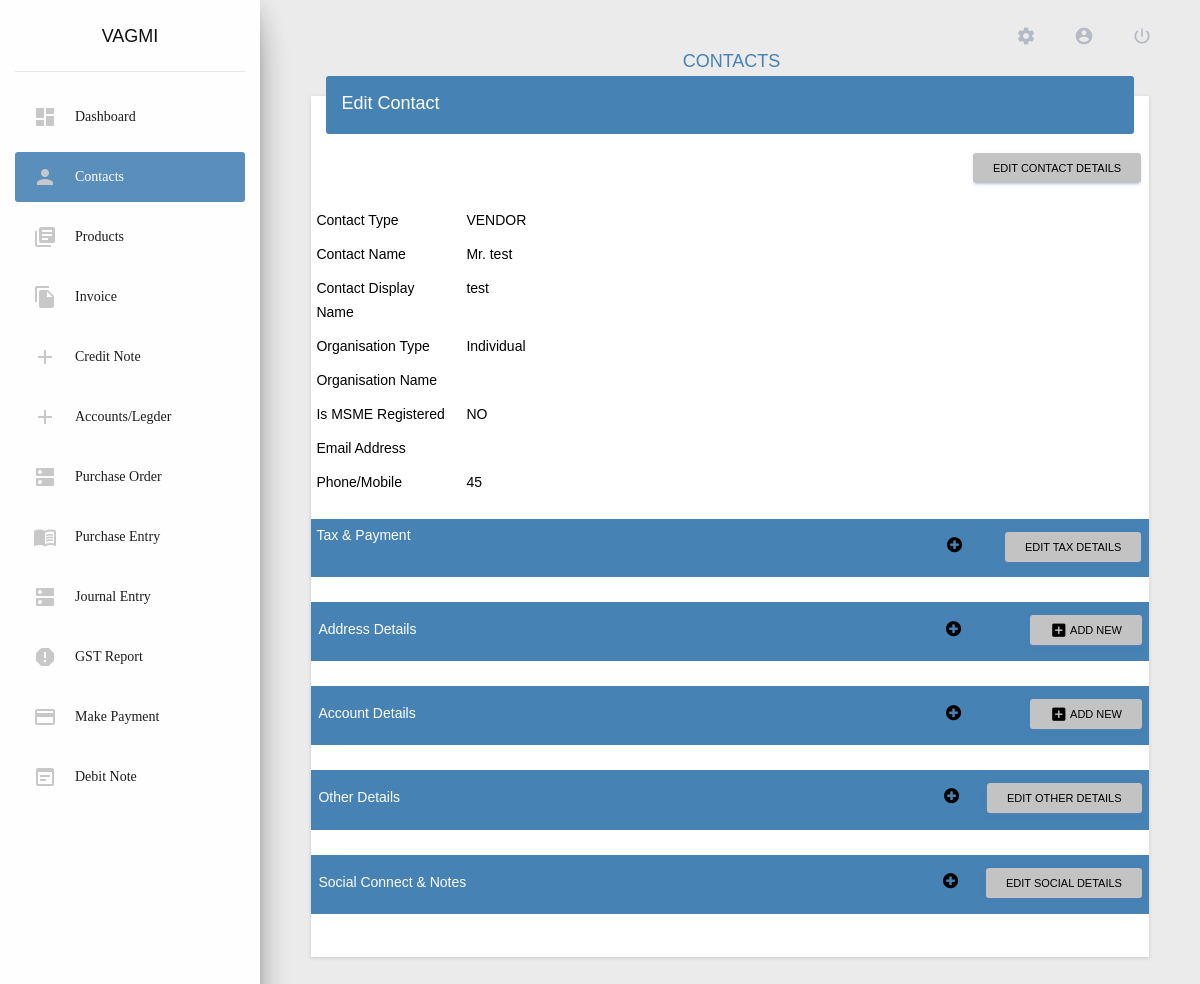
/contacts/edit/1/ (signed in), run on an earlier commit of the app's database.
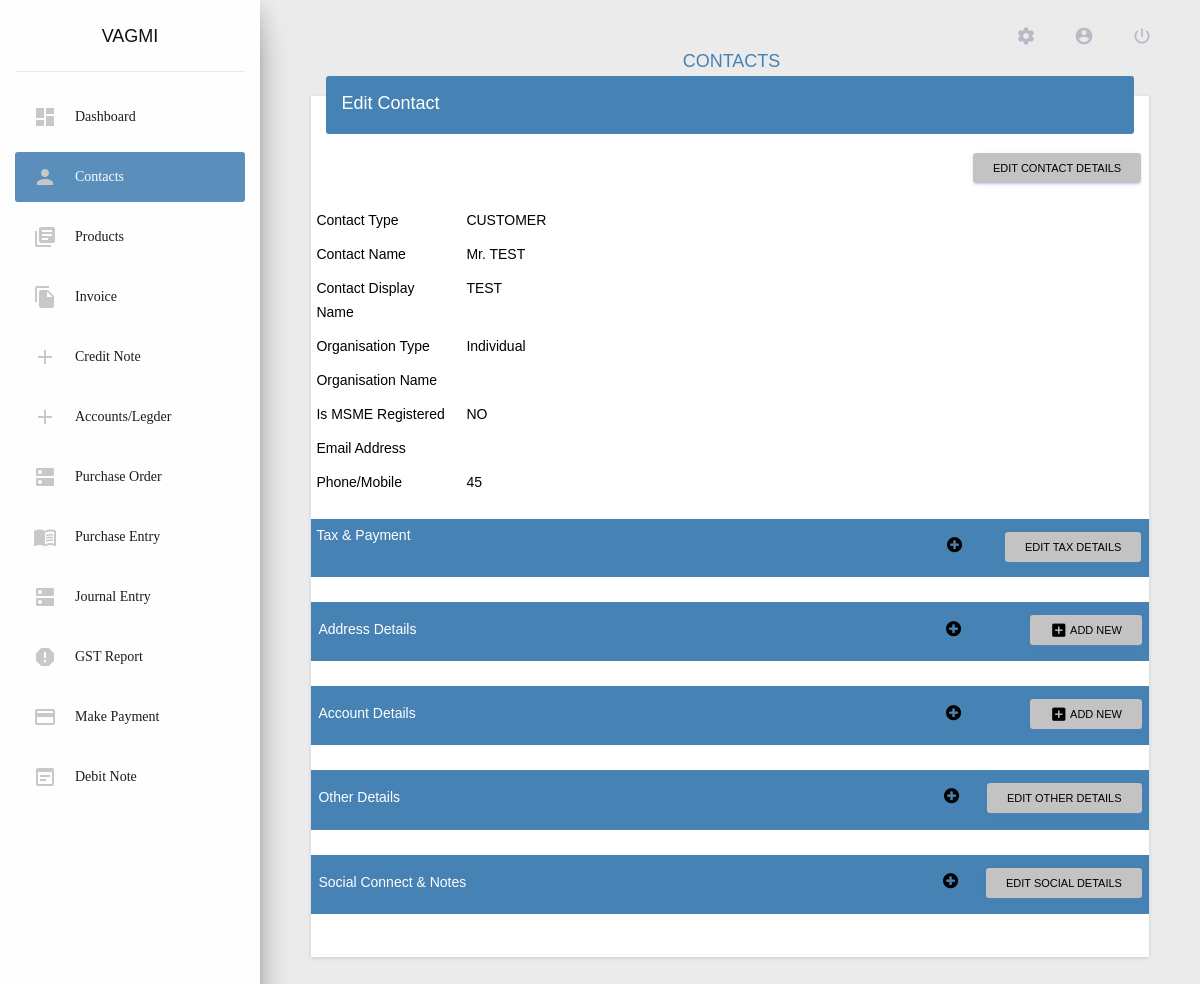
And on a later commit of the database.
### app/models/contacts_model.py (models this page shows, shortened)
class Contacts(models.Model):
    user = models.ForeignKey(User, on_delete = models.CASCADE, db_index = True, null = True,)
    app_id = models.CharField(
        max_length = 30,
        db_index = True,
        blank = True,
        null = True,
    )
    is_imported_user = models.BooleanField(
        default = False,
        db_index = True,
        choices = user_constants.IS_TRUE,
        blank = True,
    )
    imported_user = models.ForeignKey(
        User,
        related_name = 'imported_user',
        db_index = True,
        blank = True,
        null = True,
        on_delete = models.SET_NULL,
    )
    customer_type = models.IntegerField(
        db_index = True,
        choices = user_constants.CUSTOMER_TYPE,
        default = 1,
        null = True,
        blank = True,
    )
    contact_delete_status = models.IntegerField(
        db_index = True,
        default = 0,
        null = False,
        blank = False,
    )
    is_sub_customer = models.IntegerField(
        choices = user_constants.IS_SUB_CUSTOMER,
        default = 1,
        db_index = True,
        null = True,
        blank = True,
    )
    salutation = models.IntegerField(
        db_index = True,
        default = 0,
        choices = user_constants.SALUTATIONS,
    )
    contact_name = models.CharField(
        max_length = 250,
        blank = False,
        null = False,
        db_index = True,
    )
    display_name = models.CharField(
        max_length = 250,
        blank = True,
        null = True,
        db_index = True,
    )
    organization_type = models.IntegerField(
        db_index = True,
        choices = user_constants.ORGANIZATION_TYPE,
        default = 1,
    )
    organization_name = models.CharField(
        max_length = 250,
        db_index = False,
        blank = True,
        null = True,
    )
    is_msme_reg = models.BooleanField(
        db_index = True,
        choices = user_constants.IS_TRUE,
        default = False,
    )
    email = models.EmailField(
        blank = True,
        null = True,
        db_index = True,
    )
    phone_country_code = models.IntegerField(
        db_index = True,
        blank = False,
        choices = user_constants.PHONE_COUNTRY_CODE,
        default = 45,
        null = True,
    )
    phone = models.CharField(
        max_length = 250,
        db_index = True,
        blank = True,
        null = True,
    )
    website = models.CharField(
        max_length = 250,
        db_index = True,
        blank = True,
        null = True,
    )
    facebook = models.CharField(
        blank = True,
        null = True,
        max_length = 250,
    )
    twitter = models.CharField(
        blank = True,
        null = True,
        max_length = 250,
    )
    is_active = models.BooleanField(
        db_index = True,
        choices =  user_constants.IS_TRUE,
        default = True,
    )
    notes = models.TextField(
        blank = True,
        null = True,
    )
    attachements = models.FileField(
        upload_to = attachments_rename,
        db_index = True,
        blank = True,
        null = True,
    )
    created_on = models.DateTimeField(
        auto_now = True,
        db_index = True,
    )
    updated_on = models.DateTimeField(
        auto_now = False,
        db_index = True,
        null = True,
    )
    class Meta:
        verbose_name_plural = 'contacts_tbl'

### app/views/contacts.py (the view)
# urls.py: path('contacts/edit/<int:ins>/', never_cache(login_required(contacts.edit_contact)), name = 'edit-contact'),
def edit_contact(request, ins = None):
        data = defaultdict()
        template_name = 'app/app_files/contacts/edit_contact.html'
        data["included_template"] = 'app/app_files/contacts/edit_contact.html'
        data["css_files"] = []
        data["js_files"] = ['custom_files/js/contacts.js']
        data["active_link"] = 'Contacts'
        data["breadcrumb_title"] = 'CONTACTS'
        data['type'] = 'edit'
        if request.session.has_key('contact_search'):
            del request.session['contact_search']
        elif request.session.has_key('contact_filter_type'):
            del request.session['contact_filter_type']
        elif request.session.has_key('contact_filter_active'):
            del request.session['contact_filter_active']
        elif request.session.has_key('contact_filter_org_type'):
            del request.session['contact_filter_org_type']
        if ins is not None:
            contact = None
            tax_form = None
            accounts = None
            try:
                contact = Contacts.objects.get(pk = int(ins))
            except:
                return redirect('/unauthorized/', permanent=False)
            data["contact_details"] = contact
            data["contact_form"] = ContactsForm(instance = contact)
            data["social_form"] = ContactsExtraForm(instance = contact)
            data['contact_attachment'] = contact.attachements
            data["contact_ins"] = contact.id
            data["tax_ins"] = ""
            try:
                tax_form = User_Tax_Details.objects.get(is_user = False, contact = contact)
                data["tax_ins"] = tax_form.id
            except:
                pass
            data["tax_form_details"] = tax_form
            data["tax_form"] = TaxForm(instance = tax_form)
            data["other_details_form"] = OtherDetailsForm(instance = tax_form)
            contact_address_form = User_Address_Details.objects.filter(contact = contact, is_user = False)
            c_count = len(contact_address_form)
            data["contact_addresses"] = contact_address_form
            data["c_count"] = [i for i in range(c_count)]
            data["contact_address_form"] = []
            for i in range(c_count):
                data["contact_address_form"].append(EditAddressForm(instance = contact_address_form[i], prefix = 'form_{}'.format(contact_address_form[i].id)))
            data["new_address_form"] = EditAddressForm()
            data["new_accounts_form"] = AccountDetailsForm()
            contact_accounts_form = User_Account_Details.objects.filter(contact = contact, is_user = False)
            a_c_count = len(contact_accounts_form)
            data["contact_accounts"] = contact_accounts_form
            data["a_c_count"] = [i for i in range(a_c_count)]
            data["contact_accounts_form"] = []
            for i in range(a_c_count):
                data["contact_accounts_form"].append(AccountDetailsForm(instance = contact_accounts_form[i], prefix = 'form_{}'.format(contact_accounts_form[i].id)))
        else:
            return redirect('/unauthorized/', permanent = False)
        return render(request, template_name, data)

### app/templatetags/common_filters.py (called while the page is built)
@register.simple_tag
def load_css_files(scripts = list()):
    html = []
    for script in scripts:
        html.append('<link rel="stylesheet" href="'+settings.STATIC_URL+script+'"/>')
    return safestring.mark_safe(''.join(html))

@register.simple_tag
def load_javascript_files(scripts = list()):
    html = []
    for script in scripts:
        html.append('<script src="'+settings.STATIC_URL+script+'"></script>')
    return safestring.mark_safe(''.join(html))

### app/templates/app/app_files/contacts/edit_contact.html (shortened to what the changed rows need)
{% extends 'app/base/base.html' %}
{% load static %}
{% load common_filters %}
{% load pagination %}
{% load common_components %}
{% block content %}
<div class="row" style="margin: 0% 4% 6% 4%;">
    <div class="col-lg-12" style="padding:0px">
        <div class="card">
            <div class="card-body">
                <div class="table" style="padding:10px 0px; color:#FFFFFF; width:100%">
                    <table class="table-responsive">
                        <tbody style="width: 100%; display: inline-table;">
                            <tr class="disabled-tr">
                                <td style="border:0px; vertical-align: bottom">
                                    Contact Type
                                </td>
                                <td style="border:0px;">
                                    {{ contact_details.get_customer_type_display|default_if_none:"" }}
                                </td>
                            </tr>
                            <tr class="disabled-tr">
                                <td style="border:0px; vertical-align: bottom">
                                    Contact Name
                                </td>
                                <td style="border:0px;">
                                    {{ contact_details.get_salutation_display|default_if_none:"" }}  {{ contact_details.contact_name|default_if_none:"" | truncatechars:25 }}
                                </td>
                            </tr>
                            <tr class="disabled-tr">
                                <td style="border:0px; vertical-align: bottom">
                                    Contact Display Name
                                </td>
                                <td style="border:0px;">
                                    {{ contact_details.display_name|default_if_none:""| truncatechars:25 }}
                                </td>
                            </tr>
                            <tr class="disabled-tr">
                                <td style=" width:150px; border:0px; vertical-align: bottom">
                                    Organisation Type
                                </td>
                                <td style="border:0px;">
                                    {{ contact_details.get_organization_type_display|default_if_none:"" }}
                                </td>
                            </tr>
                            <tr class="disabled-tr">
                                <td style="border:0px; vertical-align: bottom">
                                    Is MSME Registered
                                </td>
                                <td style="border:0px;">
                                    {{ contact_details.get_is_msme_reg_display|default_if_none:"" }}
                                </td>
                            </tr>
                            <tr class="disabled-tr">
                                <td style=" width:150px; border:0px; vertical-align: bottom;padding-bottom: 3%;">
                                    Phone/Mobile
                                </td>
                                <td style="border:0px;">
                                    {{ contact_details.phone_country_code|default_if_none:"" }} {{ contact_details.phone|default_if_none:"" }}
                                </td>
                            </tr>
                        </tbody>
                    </table>
                </div>
            </div>
        </div>
    </div>
</div>
{% endblock %}

What changed in the data, as far as the page shows it:
changed Contacts "Mr.": customer_type "VENDOR" → "CUSTOMER"; contact_name "test" → "TEST"; display_name "test" → "TEST"
